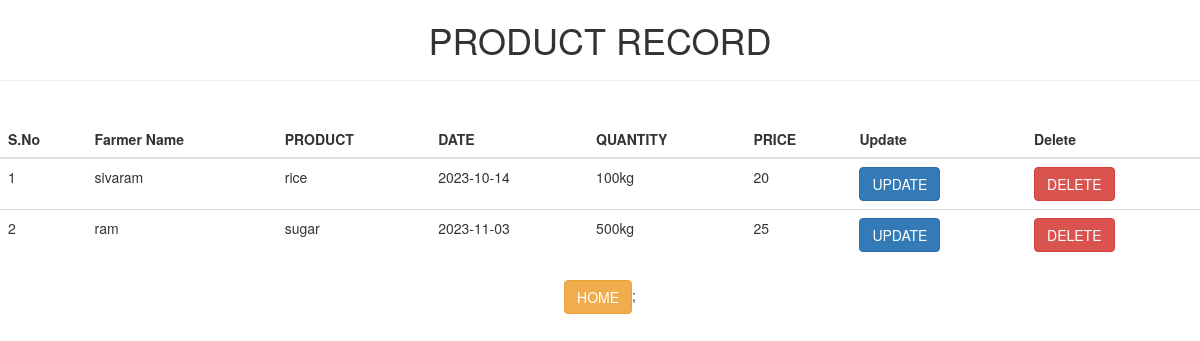
Before: /pro with the older database file.
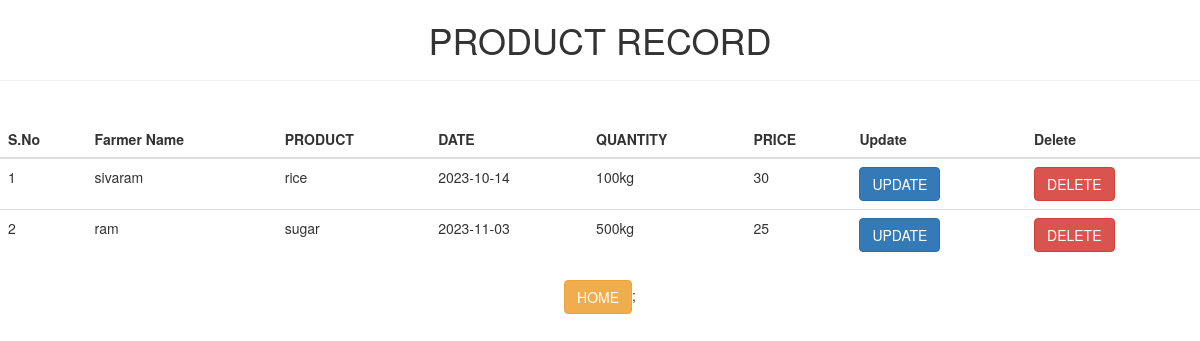
After: the same page with the newer database file.
### tables this page shows
CREATE TABLE item1(pid integer primary key,
            Name text,products text,Day date,quantity text,price int);

### web.py (the view)
@app.route('/pro')
def pro():
    con=sqlite3.connect('data2.db')
    con.row_factory=sqlite3.Row
    cur=con.cursor()
    cur.execute("select  * from item1")
    data=cur.fetchall()
    con.close()
    return render_template('pro.html',data=data)

### templates/pro.html (shortened to what this page needs)
<!DOCTYPE html>
<html lang="en">
<head>
 <link rel="stylesheet" href="https://maxcdn.bootstrapcdn.com/bootstrap/3.4.1/css/bootstrap.min.css">
</head>
<body>
    <div class="main">
       <center> <h1>PRODUCT RECORD<hr></h1></center>
        <div align="center"class="table">
            <br>
       <table class="table table-border" >
        <thead>
            <tr>
                <th>S.No</th>
                <th>Farmer Name</th>
                <th>PRODUCT</th>
                <th>DATE</th>
                <th>QUANTITY</th>
                <th>PRICE</th>
                <th>Update</th>
                <th>Delete</th>
            </tr>
        </thead>
       <tbody>
        {% for res in data %}
        {%set i=loop.index %}
        <tr>
            <td>{{i}}</td>
            <td>{{res["Name"]}}</td>
            <td>{{res["products"]}}</td>
            <td>{{res["Day"]}}</td>
            <td>{{res["quantity"]}}</td>
            <td>{{res["price"]}}</td>
            <td><a href=" {{url_for('modify',id=res['pid'])}}"class="btn btn-primary">UPDATE</a></td>
            <td><a href=" {{url_for('clear',id=res['pid'])}}"class="btn btn-danger">DELETE</a></td>
        </tr>
        {% endfor %}
       </tbody>
       </table>
       <div>
        <a href="{{url_for('main1')}}"class ="btn btn-warning pull right">HOME</a>;
       </div>
    </div>
   </div>
</body>
</html>

Changed rows visible on the page:
changed item1 "sivaram": price "20" → "30"
